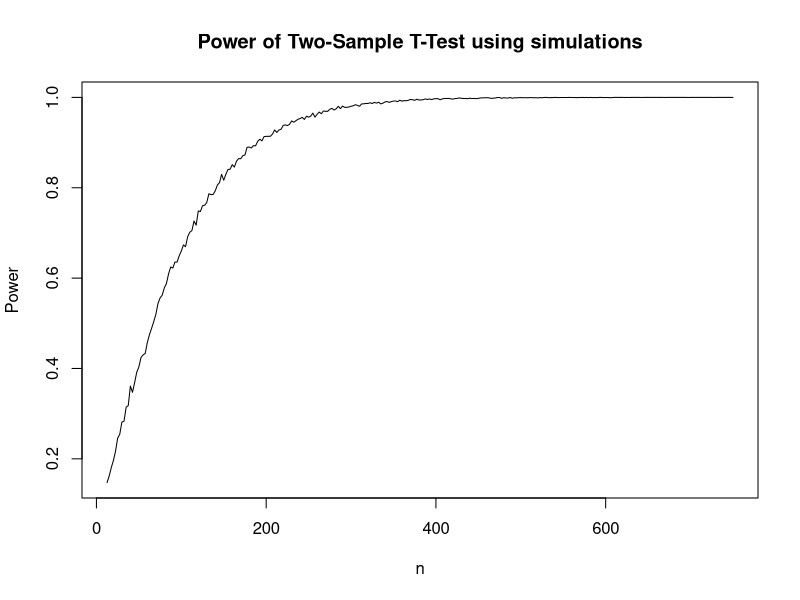

Write R code to recreate this figure.
## ---- chunk 1
knitr::opts_chunk$set(echo = TRUE)
## ---- chunk 2
c<-1.5
y1m<- 42; s1sq<- 41; n1<- 11
y2m<- 51; s2sq<- 65; n2<- 9
df<- n1+n2-2
s1psq<- ((n1-1)*s1sq + (n2-1)*s2sq/c)/df

tObs<-  (y1m - y2m)/sqrt(s1psq*(1/n1+c/n2))
pval<- 2*(1-pt(abs(tObs), df))
pval
## ---- chunk 3
set.seed(407)

sigma<- sqrt(40); theta<- 0.5; ratio=1.5; alpha<- 0.05; Runs<- 5000

n1<-seq(5,300, by=1)
power<- numeric(0)

for(i in 1:length(n1)){
n2<- 1.5*n1[i]; df<- n1[i]+n2-2; tval<- qt(1-alpha/2,df)

 diff<- rnorm(Runs,mean=theta*sigma,sd=sigma*sqrt(1/n1[i] +c/n2))
 s2<- sigma^2*rchisq(Runs,df=df)/df
 ts<- diff/sqrt(s2*(1/n1[i]+1/n2))

 power[i]<- sum( abs(ts) >= tval)/Runs
}

n<- 2.5*n1

plot(n,power,type = "l",main = "Power of Two-Sample T-Test using simulations",  
     xlab = "n",ylab = "Power")

